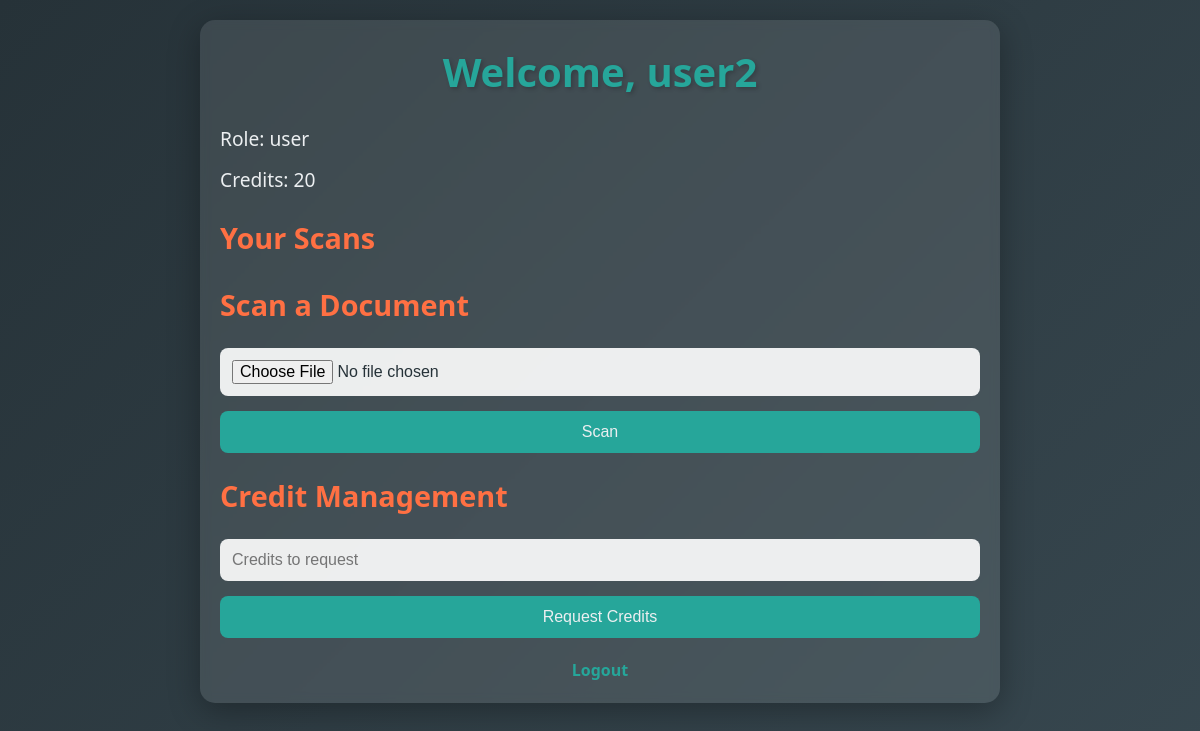
Page / (signed in) on the earlier database version.
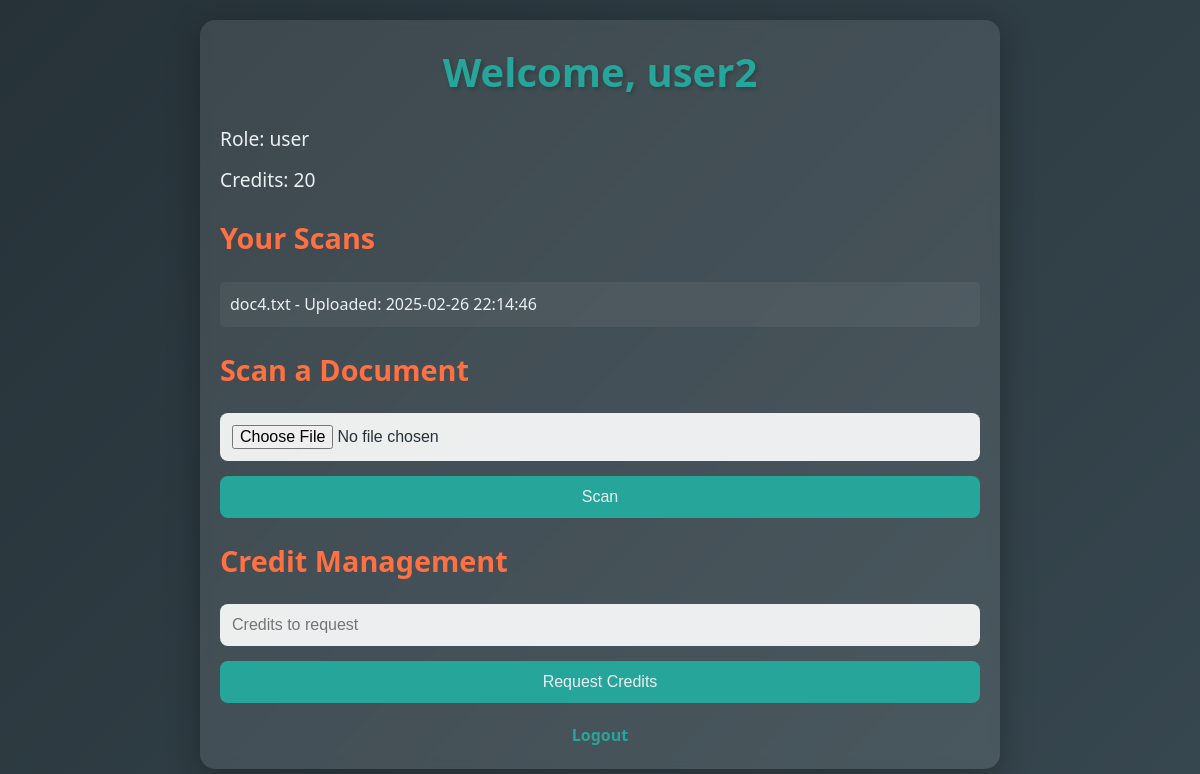
Same page on the later database version.
### tables this page shows
CREATE TABLE documents (
        id INTEGER PRIMARY KEY AUTOINCREMENT,
        user_id INTEGER,
        filename TEXT,
        content TEXT,
        upload_date TEXT
    );

### app.py (the view)
@app.route('/')
def index():
    if 'username' not in session:
        return render_template('index.html', logged_in=False)
    conn = sqlite3.connect('database.db')
    c = conn.cursor()
    c.execute("SELECT username, credits, role FROM users WHERE username = ?", (session['username'],))
    user = c.fetchone()
    c.execute("SELECT filename, upload_date FROM documents WHERE user_id = (SELECT id FROM users WHERE username = ?)", (session['username'],))
    scans = c.fetchall()
    c.execute("SELECT cr.id, u.username, cr.requested_credits, cr.status FROM credit_requests cr JOIN users u ON cr.user_id = u.id WHERE cr.status = 'pending'")
    requests = c.fetchall() if user[2] == 'admin' else []
    conn.close()
    return render_template('index.html', logged_in=True, username=user[0], credits=user[1], role=user[2], scans=scans, requests=requests)

### app.py (called while the page is built)
def reset_credits():
    conn = sqlite3.connect('database.db')
    c = conn.cursor()
    c.execute("SELECT id, last_reset FROM users")
    users = c.fetchall()
    today = datetime.now().strftime('%Y-%m-%d')
    for user in users:
        last_reset = user[1] or '1970-01-01'
        if last_reset != today:
            c.execute("UPDATE users SET credits = 20, last_reset = ? WHERE id = ?", (today, user[0]))
    conn.commit()
    conn.close()

@app.before_request
def before_request():
    reset_credits()

### templates/index.html (shortened to what this page needs)
<!DOCTYPE html>
<html>
<head>
    <link rel="stylesheet" href="{{ url_for('static', filename='css/style.css') }}">
</head>
<body>
    <div class="container">
        {% if not logged_in %}
            <h1>Document Scanner</h1>
            <div id="auth-section">
                <h2>Login</h2>
                <form id="login-form">
                    <input type="text" name="username" placeholder="Username" required>
                    <input type="password" name="password" placeholder="Password" required>
                    <button type="submit">Login</button>
                </form>
                <p>Not registered? <a href="#" id="show-register">Sign Up</a></p>
                <div id="register-form" style="display: none;">
                    <h2>Register</h2>
                    <form id="register-submit">
                        <input type="text" name="username" placeholder="Username" required>
                        <input type="password" name="password" placeholder="Password" required>
                        <button type="submit">Register</button>
                    </form>
                    <p>Back to <a href="#" id="show-login">Login</a></p>
                </div>
            </div>
        {% else %}
            <h1>Welcome, {{ username }}</h1>
            <div class="profile-info">
                <p>Role: {{ role }}</p>
                <p>Credits: <span id="credits">{{ credits }}</span></p>
            </div>
            <h2>Your Scans</h2>
            <ul id="scans">
                {% for scan in scans %}
                    <li>{{ scan[0] }} - Uploaded: {{ scan[1] }}</li>
                {% endfor %}
            </ul>
            <h2>Scan a Document</h2>
            <form id="scan-form" enctype="multipart/form-data">
                <input type="file" name="file" accept=".txt" required>
                <button type="submit">Scan</button>
            </form>
            <h2>Credit Management</h2>
            <form id="credit-request-form">
                <input type="number" name="credits" placeholder="Credits to request" min="1" required>
                <button type="submit">Request Credits</button>
            </form>
            <div class="nav-links">
                <a href="#" id="logout-link">Logout</a>
            </div>
        {% endif %}
    </div>
</body>
</html>

Differences in the rows shown:
added documents: filename "doc4.txt", upload_date "2025-02-26 22:14:46"
